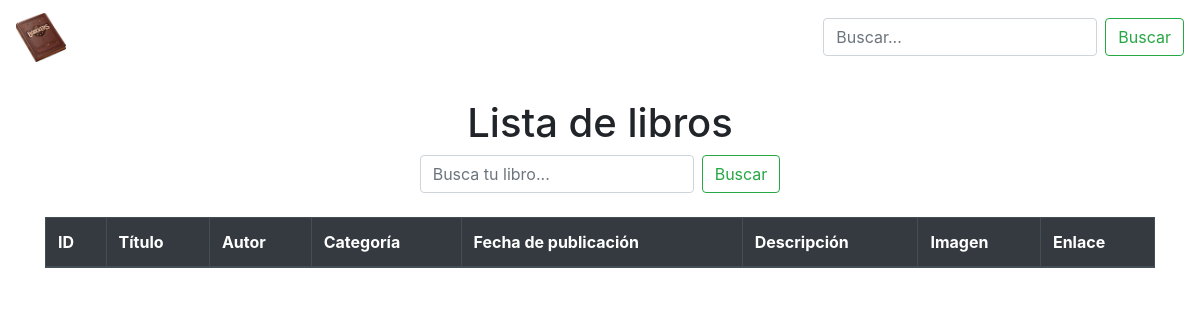
Page /libros/ on the earlier database version.
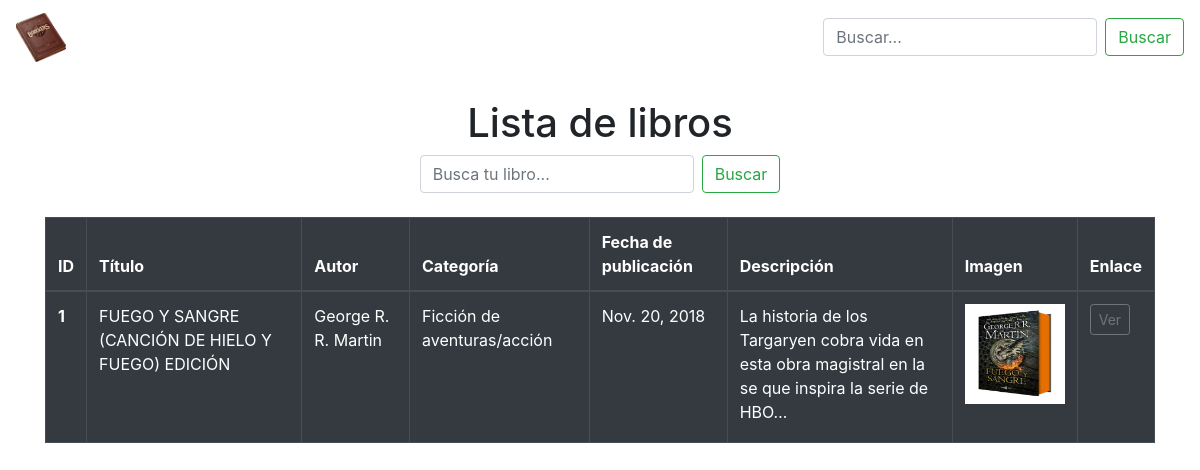
Same page on the later database version.
### main/models.py (models this page shows, shortened)
class libro(models.Model):
    id = models.AutoField(primary_key=True)
    titulo = models.CharField(max_length=50)
    autor = models.ForeignKey(autor, on_delete=models.CASCADE)
    categoria = models.ForeignKey(categoria, on_delete=models.CASCADE)
    fecha_publicacion = models.DateField(default=timezone.now)
    descripcion = models.TextField()
    img = models.ImageField(upload_to='libros', null=False, blank=False)
    link = models.URLField()

class autor(models.Model):
    id = models.AutoField(primary_key=True)
    nombre = models.CharField(max_length=50)
    nacionalidad = models.CharField(max_length=50)
    def __str__(self):
        return self.nombre

class categoria(models.Model):
    id = models.AutoField(primary_key=True)
    nombre = models.CharField(max_length=50)
    def __str__(self):
        return self.nombre

### main/views.py (the view)
# urls.py: path('libros/', main.libros, name='libros'),
def libros(request):
    query = request.GET.get('buscar-libro')
    if query:
        buscar_libro = libro.objects.filter(
            Q(titulo__icontains=query) |
            Q(autor__nombre__icontains=query) |
            Q(categoria__nombre__icontains=query)
        ).distinct()
    else:
        buscar_libro = libro.objects.all()
    titulo = "Libros"
    navbars = navbar.objects.all()
    categorias = categoria.objects.all()
    context = {'navbar': navbars, 'Titulo': titulo, 'libro': buscar_libro, 'categorias': categorias}
    return render(request, 'libros.html', context)

### main/templates/libros.html (shortened to what this page needs)
{% load static %}
<!doctype html>
<html lang="en">
<head>
    <link rel="stylesheet" href="{% static 'css/bootstrap.css' %}">
    <link rel="stylesheet" href="{% static 'css/libros.css' %}">
</head>
<body>
    <nav class="navbar navbar-expand-md navbar-light">
        <a class="navbar-brand mr-2" href="/index">
            <img src="{% static 'img/logo.png' %}" class="img-fluid" width="50" height="50" alt="Logo">
        </a>
        <div class="collapse navbar-collapse" id="collapsibleNavId">
            <form class="form-inline my-2 my-lg-0" method="GET" action="{% url 'index' %}">
                <input class="form-control mr-sm-2" type="search" placeholder="Buscar..." aria-label="Buscar" name="buscar">
                <button class="btn btn-outline-success my-2 my-sm-0" type="submit">Buscar</button>
            </form>
        </div>
    </nav>
<div class="container mt-4">
    <h1 class="text-center">Lista de libros</h1>
    <div class="row justify-content-center mb-4">
        <form class="form-inline" method="GET">
            <input class="form-control mr-sm-2" type="search" placeholder="Busca tu libro..." aria-label="Buscar" name="buscar-libro">
            <button class="btn btn-outline-success my-2 my-sm-0" type="submit">Buscar</button>
        </form>
    </div>
</div>
<div class="container">
    <table class="table table-bordered table-dark">
        <thead>
            <tr>
                <th scope="col">ID</th>
                <th scope="col">Título</th>
                <th scope="col">Autor</th>
                <th scope="col">Categoría</th>
                <th scope="col">Fecha de publicación</th>
                <th scope="col">Descripción</th>
                <th scope="col">Imagen</th>
                <th scope="col">Enlace</th>
            </tr>
        </thead>
        <tbody>
            {% for item in libro %}
            <tr>
                <th scope="row">{{ item.id }}</th>
                <td>{{ item.titulo }}</td>
                <td>{{ item.autor }}</td>
                <td>{{ item.categoria }}</td>
                <td>{{ item.fecha_publicacion }}</td>
                <td><span class="limitar-texto">{{ item.descripcion|truncatechars:100 }}</span></td>
                <td><img src="{{ item.img.url }}" alt="imagen" width="100" height="100"></td>
                <td><a href="{{ item.link }}" class="btn btn-sm btn-outline-secondary">Ver</a></td>
            </tr>
            {% endfor %}
        </tbody>
    </table>
</div>
</body>
</html>

Differences in the rows shown:
added libro: id "1", titulo "FUEGO Y SANGRE (CANCIÓN DE HIELO Y FUEGO) EDICIÓN", autor "George R. R. Martin", categoria "Ficción de aventuras/acción", fecha_publicacion "Nov. 20, 2018", descripcion "La historia de los Targaryen cobra vida en esta obra magistral en la se que inspira la serie de HBO…", img (picture)
